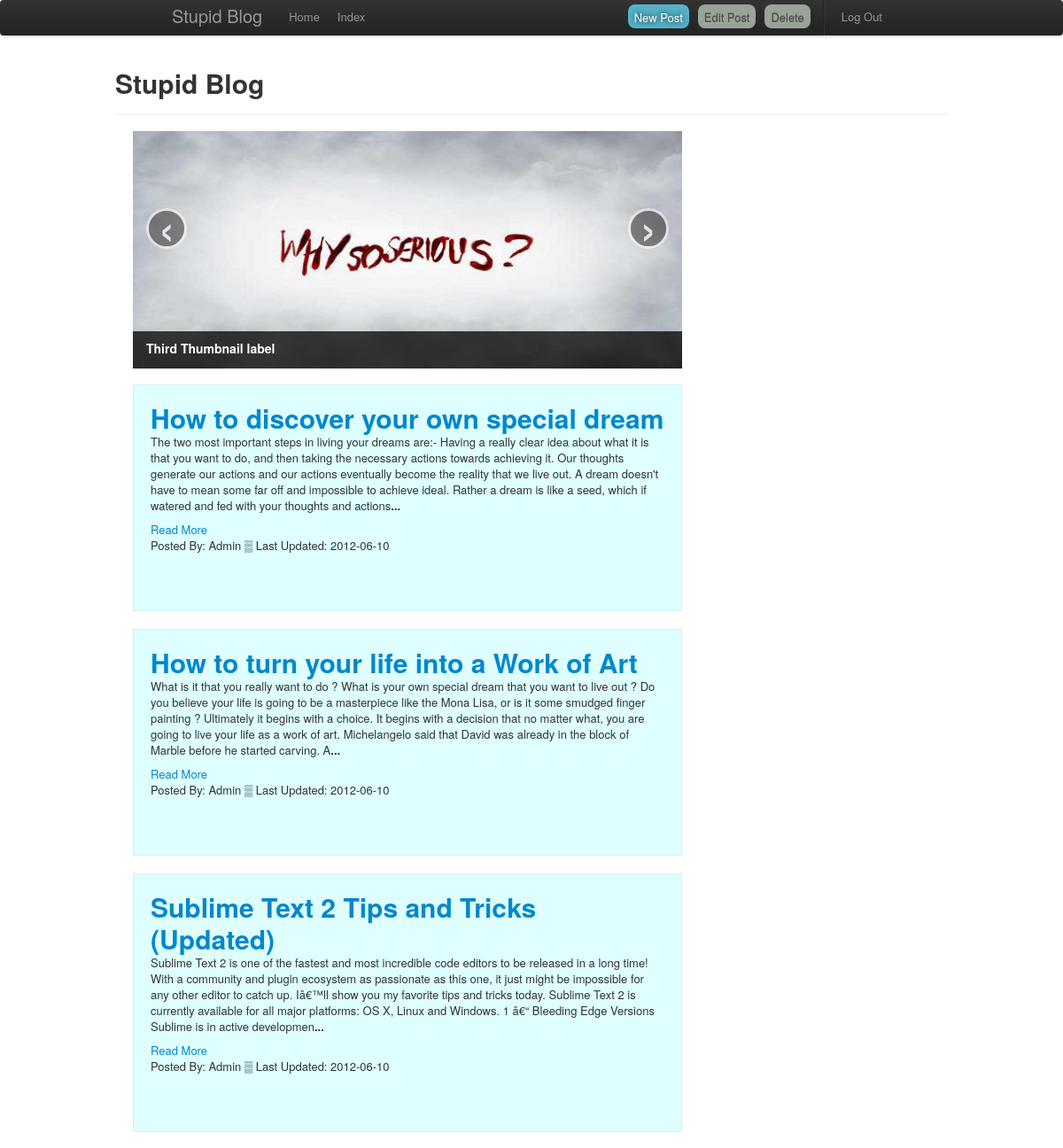
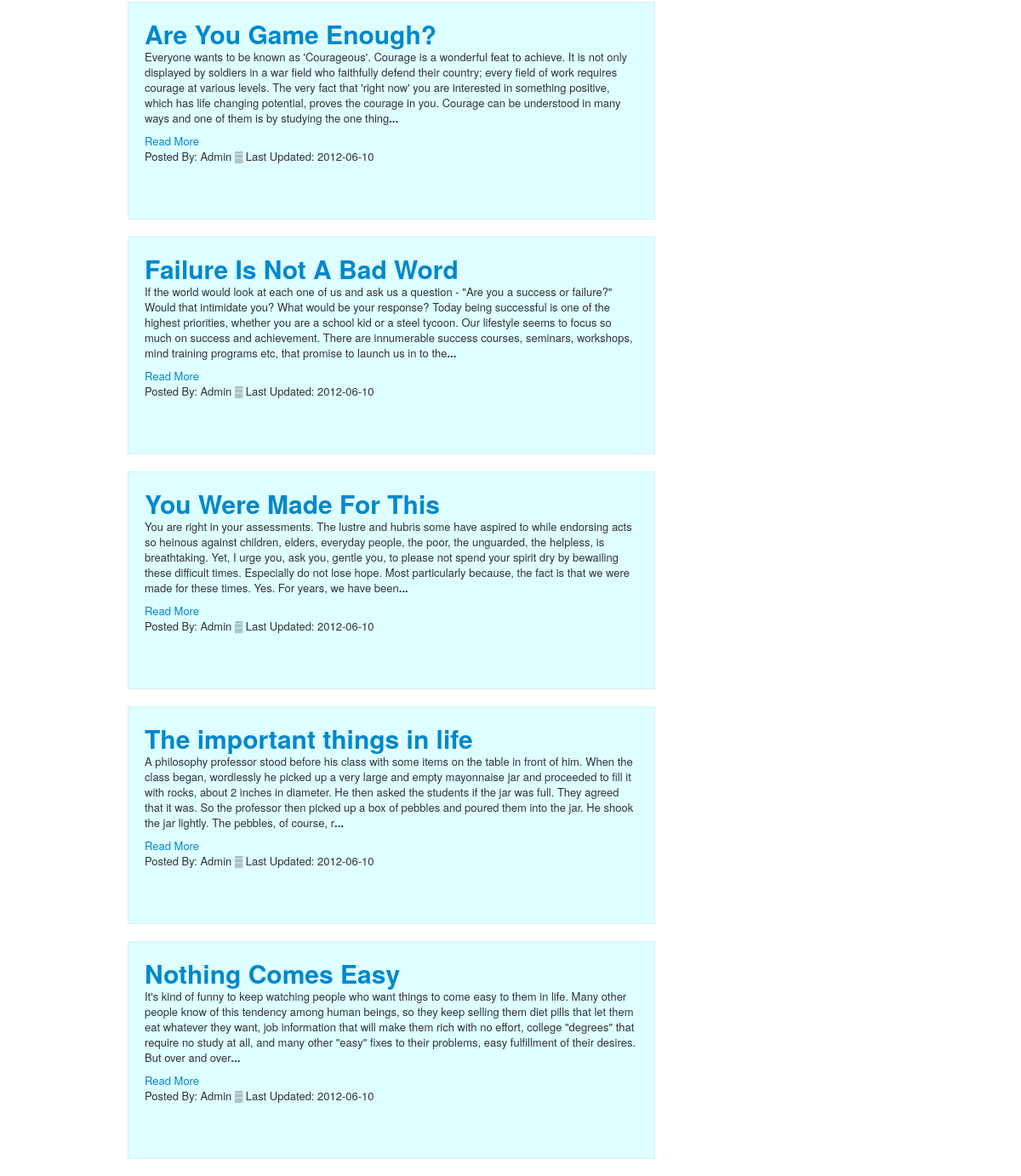
The app's page / (signed in) with its own data (2 pictures, top to bottom).
### tables this page shows
CREATE TABLE IF NOT EXISTS `blog_posts` (
  `id` int(11) NOT NULL AUTO_INCREMENT,
  `title` varchar(255) NOT NULL,
  `post` text NOT NULL,
  `date_posted` date NOT NULL,
  `category` varchar(255) NOT NULL,
  PRIMARY KEY (`id`)
);

### index.php (the view, shortened to what this page needs)
<?php include_once 'assets/includes/_header.php'; ?>
	<div id="post_list" >
			<div id="myCarousel" class="carousel slide">
				<div class="carousel-inner">
					<div class="item active">
						<img src="assets/img/img3.jpg" alt="">
						<div class="carousel-caption">
							<h4>Third Thumbnail label</h4>
						</div>
					</div>
				</div>
				<a class="left carousel-control" href="#myCarousel" data-slide="prev">‹</a>
				<a class="right carousel-control" href="#myCarousel" data-slide="next">›</a>
			</div>
		<?php
			$post_query = mysql_query("SELECT * FROM `blog_posts` ORDER BY id DESC")  or die(error_message("Cannot Connect fetch data from database."));
			$author = "Admin";
			while ($post = mysql_fetch_assoc($post_query)) {
					echo "<div class='post blue-well'>";
					echo "<h1><a href='show_blogpost.php?ID=".$post['id']."'>".$post['title']."</a></h1>";
					echo "<p>".substr(($post['post']), 0, 450)."<b>...</b></p>";
					echo "<p><a href='show_blogpost.php?ID=".$post['id']."'> Read More</a><br>";
					echo "<span class='footer'>Posted By: ".$author."  &#9618; Last Updated: ".$post['date_posted']."</span><br><br><br>";
					echo "</div>";
			}
			include_once 'assets/includes/_footer.php';
 		?>

### assets/custom-style.css (style rules this page uses)
.blue-well { min-height: 20px; padding: 19px; margin-bottom: 20px; background-color: #DEFEFF; border: 1px solid #eee; border: 1px solid rgba(0, 0, 0, 0.05); }

### records on screen
blog_posts: title "How to discover your own special dream", post "The two most important steps in living your dreams are:- Having a really clear idea about what it is that you want to do, and then taking the necessary actions towards achieving it. Our thoughts generate our actions and our actions eventually become the reality that we live out. A dream doesn't have to mean some far off and impossible to achieve ideal. Rather a dream is like a seed, which if watered and fed with your thoughts and actions", date_posted "2012-06-10"
blog_posts: title "How to turn your life into a Work of Art", post "What is it that you really want to do ? What is your own special dream that you want to live out ? Do you believe your life is going to be a masterpiece like the Mona Lisa, or is it some smudged finger painting ? Ultimately it begins with a choice. It begins with a decision that no matter what, you are going to live your life as a work of art. Michelangelo said that David was already in the block of Marble before he started carving. A", date_posted "2012-06-10"
blog_posts: title "Sublime Text 2 Tips and Tricks (Updated)", post "Sublime Text 2 is one of the fastest and most incredible code editors to be released in a long time! With a community and plugin ecosystem as passionate as this one, it just might be impossible for any other editor to catch up. Iâ€™ll show you my favorite tips and tricks today. Sublime Text 2 is currently available for all major platforms: OS X, Linux and Windows. 1 â€“ Bleeding Edge Versions Sublime is in active developmen", date_posted "2012-06-10"
blog_posts: title "Are You Game Enough?", post "Everyone wants to be known as 'Courageous'. Courage is a wonderful feat to achieve. It is not only displayed by soldiers in a war field who faithfully defend their country; every field of work requires courage at various levels. The very fact that 'right now' you are interested in something positive, which has life changing potential, proves the courage in you. Courage can be understood in many ways and one of them is by studying the one thing", date_posted "2012-06-10"
blog_posts: title "Failure Is Not A Bad Word", post "If the world would look at each one of us and ask us a question - \"Are you a success or failure?\" Would that intimidate you? What would be your response? Today being successful is one of the highest priorities, whether you are a school kid or a steel tycoon. Our lifestyle seems to focus so much on success and achievement. There are innumerable success courses, seminars, workshops, mind training programs etc, that promise to launch us in to the", date_posted "2012-06-10"
blog_posts: title "You Were Made For This", post "You are right in your assessments. The lustre and hubris some have aspired to while endorsing acts so heinous against children, elders, everyday people, the poor, the unguarded, the helpless, is breathtaking. Yet, I urge you, ask you, gentle you, to please not spend your spirit dry by bewailing these difficult times. Especially do not lose hope. Most particularly because, the fact is that we were made for these times. Yes. For years, we have been", date_posted "2012-06-10"
blog_posts: title "The important things in life", post "A philosophy professor stood before his class with some items on the table in front of him. When the class began, wordlessly he picked up a very large and empty mayonnaise jar and proceeded to fill it with rocks, about 2 inches in diameter. He then asked the students if the jar was full. They agreed that it was. So the professor then picked up a box of pebbles and poured them into the jar. He shook the jar lightly. The pebbles, of course, r", date_posted "2012-06-10"
blog_posts: title "Nothing Comes Easy", post "It's kind of funny to keep watching people who want things to come easy to them in life. Many other people know of this tendency among human beings, so they keep selling them diet pills that let them eat whatever they want, job information that will make them rich with no effort, college \"degrees\" that require no study at all, and many other \"easy\" fixes to their problems, easy fulfillment of their desires. But over and over", date_posted "2012-06-10"
